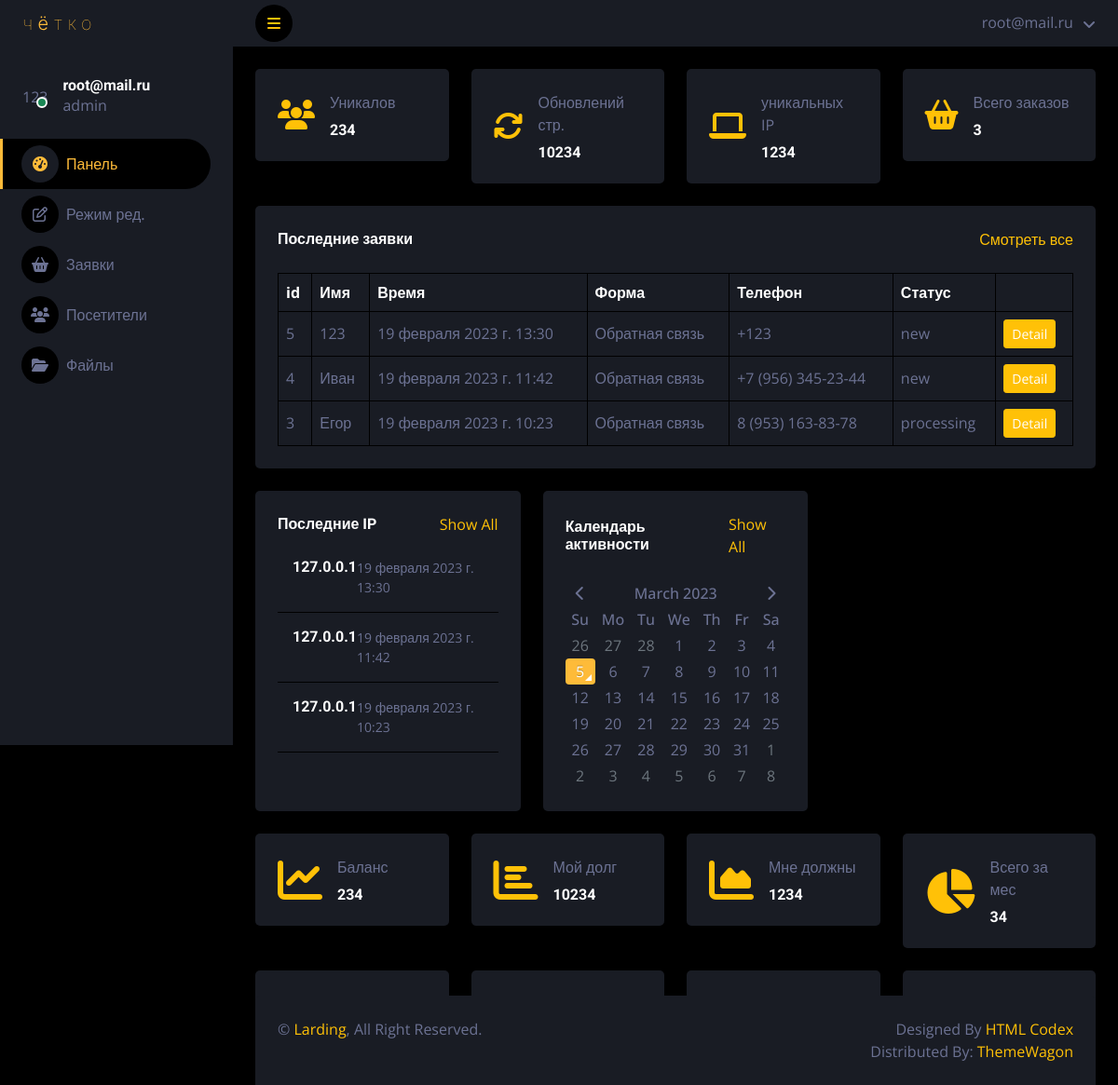
Before: /dashboard/ (signed in) with the older database file.
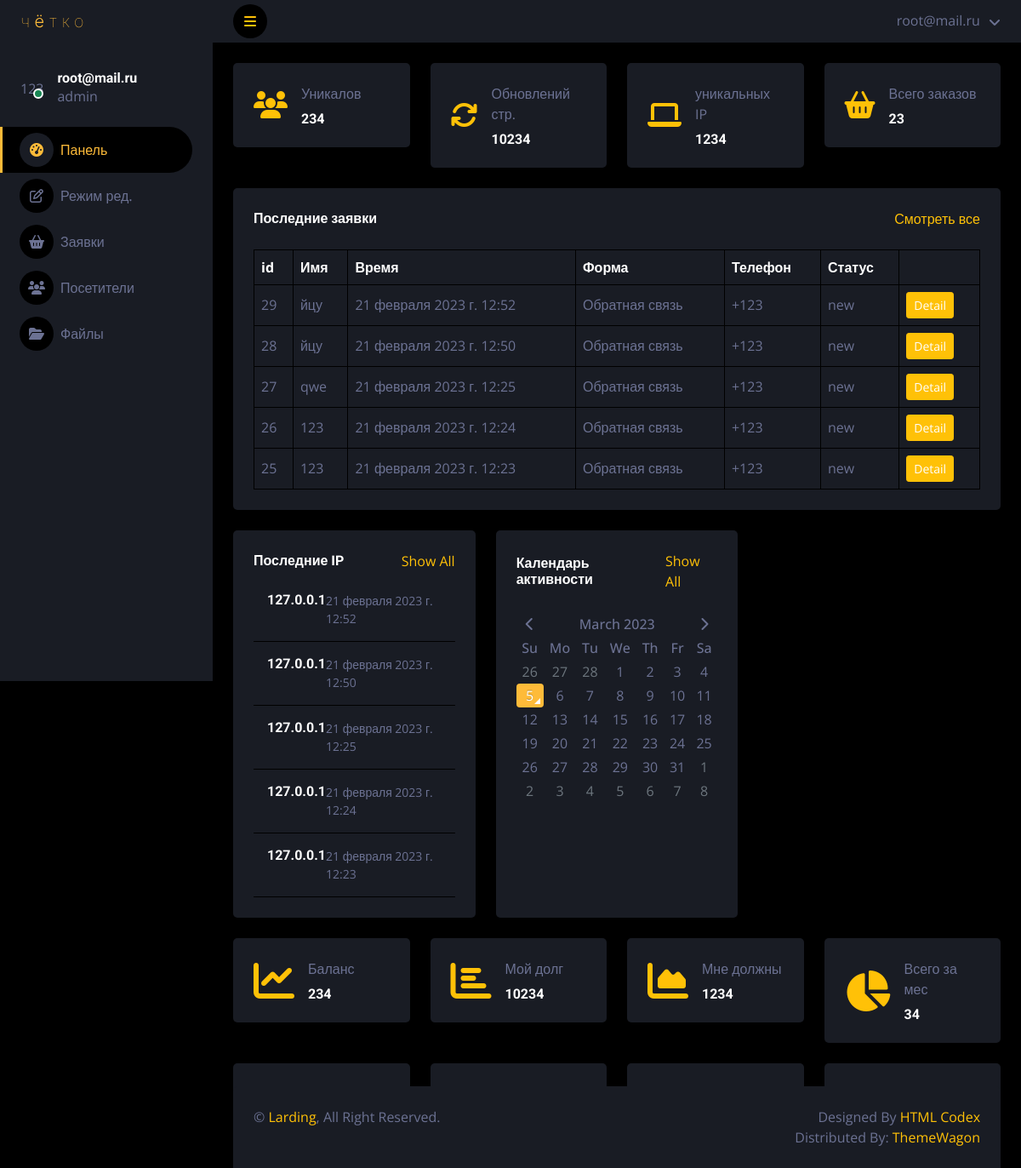
After: the same page with the newer database file.
### landing/models.py (models this page shows, shortened)
class bids(models.Model):
	STATUS_BID = [
        ('new', 'Новая'),
        ('processing', 'Обработка'),
        ('completed', 'Завершенна'),
    ]
	name = models.CharField(max_length=100, db_index=True,verbose_name="Имя",blank=True)
	last_name = models.CharField(max_length=100, db_index=True,verbose_name="Фамилия",blank=True)
	mail = models.CharField(max_length=100, db_index=True,verbose_name="Почта",blank=True)
	tel = models.CharField(max_length=100, db_index=True,verbose_name="Телефон",blank=True)
	message = models.TextField(db_index=True,verbose_name="Сообщение",null=True,blank=True)
	which = models.CharField(max_length=100, db_index=True,verbose_name="Форма отправки",blank=True)
	ip = models.CharField(max_length=100, db_index=True,verbose_name="IP",blank=True)
	country = models.CharField(max_length=100, db_index=True,verbose_name="Страна",blank=True)
	os = models.CharField(max_length=100, db_index=True,verbose_name="Операционная система",blank=True)
	browser = models.CharField(max_length=200, db_index=True,verbose_name="Браузер",blank=True)
	data = models.FileField(upload_to="files/%Y/%m/%d/",blank=True,verbose_name="Фаил")
	time_create = models.DateTimeField(auto_now_add=True,verbose_name="Время отправки",blank=True)
	time_update = models.DateTimeField(auto_now=True,verbose_name="Последнее обновление",blank=True)
	status = models.TextField(blank=True,verbose_name="Статус",choices=STATUS_BID)
	class Meta:
		verbose_name = 'Заявка'
		verbose_name_plural = 'Заявки'

### landing/views.py (the view)
# urls.py: path('dashboard/',DashboardPage.as_view(),name='dashboard'),
class DashboardPage(LoginRequiredMixin,DataMixin,ListView):
	model = landing
	template_name = 'accounts/darkpan/dashboard.html'
	context_object_name ='items'
	ordering = ['order']
	login_url = '/admin/'
	def get_context_data(self,*, object_list=None, **kwargs):
		context = super().get_context_data(**kwargs)
		print(self.request.user)
		context['user'] = self.request.user
		context['orders'] = bids.objects.order_by("-id")[0:5]
		context['orders_count'] =bids.objects.count()
		c_def = self.get_user_context(title="Панель упровления",selected="landing:dashboard")
		context = dict(list(context.items())+list(c_def.items()))
		return context

### landing/utils.py (called while the page is built)
	def get_user_context(self, **kwargs):
		context = kwargs
		context['menu_admin']=[{'title':'Панель','url_name':'landing:dashboard','icon':'fa-tachometer-alt'},
							   {'title':'Режим ред.','url_name':'landing:edit','icon':'fa-edit'},
							   {'title':'Заявки','url_name':'landing:order','icon':'fa-shopping-basket'},
							   {'title':'Посетители','url_name':'landing:users','icon':'fa-users'},
							   {'title':'Файлы','url_name':'landing:files','icon':'fa-folder-open'},
			]
		return context

### landing/templates/accounts/darkpan/dashboard.html (shortened to what the changed rows need)
{% extends "accounts/darkpan/base.html" %}
{% block content %}
            <div class="container-fluid pt-4 px-4">
                <div class="row g-4">
                    <div class="col-sm-6 col-xl-3">
                        <div class="bg-secondary rounded d-flex align-items-center justify-content-start p-4">
                            <div class="ms-3">
                                <p class="mb-2">Всего заказов</p>
                                <h6 class="mb-0">{{orders_count}}</h6>
                            </div>
                        </div>
                    </div>
                </div>
            </div>
            <div class="container-fluid pt-4 px-4">
                <div class="bg-secondary text-center rounded p-4">
                    <div class="table-responsive">
                        <table class="table text-start align-middle table-bordered table-hover mb-0">
                            <thead>
                                <tr class="text-white">
                                    <th scope="col">id</th>
                                    <th scope="col">Имя</th>
                                    <th scope="col">Время</th>
                                    <th scope="col">Форма</th>
                                    <th scope="col">Телефон</th>
                                    <th scope="col">Статус</th>
                                    <th scope="col"></th>
                                </tr>
                            </thead>
                            <tbody>
                                {% for item in orders %}
                                    <tr>
                                        <td>{{ item.id }}</td>
                                        <td>{{ item.name }}</td>
                                        <td>{{ item.time_create }}</td>
                                        <td>{{ item.which }}</td>
                                        <td>{{ item.tel }}</td>
                                        <td>{{ item.status }}</td>
                                        <td><a class="btn btn-sm btn-primary" href="">Detail</a></td>
                                    </tr>
                                {% endfor %}
                            </tbody>
                        </table>
                    </div>
                </div>
            </div>
            <div class="container-fluid pt-4 px-4">
                <div class="row g-4">
                    <div class="col-sm-12 col-md-6 col-xl-4">
                        <div class="h-100 bg-secondary rounded p-4">
                            {% for item in orders %}
                                <div class="d-flex align-items-center border-bottom py-3">
                                    <div class="w-100 ms-3">
                                        <div class="d-flex w-100 justify-content-between">
                                            <h6 class="mb-0">{{ item.ip }}</h6>
                                            <small>{{ item.time_create }}</small>
                                        </div>
                                    </div>
                                </div>
                            {% endfor %}
                        </div>
                    </div>
                </div>
            </div>
{% endblock %}

### landing/templates/accounts/darkpan/base.html (shortened to what this page needs)
{% load static %}
<!DOCTYPE html>
<html lang="en">
<head>
    <link href="{% static 'accounts/'%}lib/owlcarousel/assets/owl.carousel.min.css" rel="stylesheet">
    <link href="{% static 'accounts/'%}lib/tempusdominus/css/tempusdominus-bootstrap-4.min.css" rel="stylesheet" />
    <link href="{% static 'accounts/'%}css/bootstrap.min.css" rel="stylesheet">
    <link href="{% static 'accounts/'%}css/style.css" rel="stylesheet">
</head>
<body>
    <div class="container-fluid position-relative d-flex p-0">
        <div class="sidebar pe-4 pb-3">
            <nav class="navbar bg-secondary navbar-dark">
                <a href="{% url 'landing:home' %}" class="d-flex align-items-center navbar-brand mx-4 mb-3 w-100">
                    <img src="{% static 'accounts/'%}img/logo.svg">
                </a>
                <div class="d-flex align-items-center ms-4 mb-4 mt-4 w-100">
                    <div class="position-relative">
                        <div class="rounded-circle">123</div>
                        <div class="bg-success rounded-circle border border-2 border-white position-absolute end-0 bottom-0 p-1"></div>
                    </div>
                    <div class="ms-3">
                        <h6 class="mb-0">{{ user.email }}</h6>
                        {% if user.is_superuser %}
                            <span>admin</span>
                        {% else %}
                            <span>no admin</span>
                        {% endif %}
                    </div>
                </div>
                <div class="navbar-nav w-100">
                    {% for item in menu_admin %}
                        {% if item.url_name == selected %}
                            <a href="{% url item.url_name %}" class="nav-item nav-link active"><i class="fa {{ item.icon }} me-2"></i>{{ item.title }}</a>
                        {% else %}
                            <a href="{% url item.url_name %}" class="nav-item nav-link"><i class="fa {{ item.icon }} me-2"></i>{{ item.title }}</a>
                        {% endif %}
                    {% endfor %}
                </div>
            </nav>
        </div>
        <div class="content ">
            <nav class="navbar navbar-expand bg-secondary navbar-dark sticky-top px-4 py-0">
                <a href="#" class="sidebar-toggler flex-shrink-0">
                    <i class="fa fa-bars"></i>
                </a>
                <div class="navbar-nav align-items-center ms-auto">
                    <div class="nav-item dropdown">
                        <a href="#" class="nav-link dropdown-toggle" data-bs-toggle="dropdown">
                            <span class="d-none d-lg-inline-flex">{{ user.email }}</span>
                        </a>
                    </div>
                </div>
            </nav>
            {% block content %}
            {% endblock %}
            <div class="mt-auto position-sticky top-100">
                <div class="container-fluid pt-4 px-4 position-absolute bottom-0"  >
                    <div class="bg-secondary rounded-top p-4" >
                        <div class="row" >
                            <div class="col-12 col-sm-6 text-center text-sm-start">
                                &copy; <a href="#">Larding</a>, All Right Reserved.
                            </div>
                            <div class="col-12 col-sm-6 text-center text-sm-end">
                                Designed By <a href="https://htmlcodex.com">HTML Codex</a>
                                <br>Distributed By: <a href="https://themewagon.com" target="_blank">ThemeWagon</a>
                            </div>
                        </div>
                    </div>
                </div>
            </div>
        </div>
    </div>
</body>
</html>

Changed rows visible on the page:
no longer on this page (row unchanged): bids: id "5", name "123", time_create "19 февраля 2023 г. 13:30", which "Обратная связь", tel "+123", status "new", ip "127.0.0.1"
no longer on this page (row unchanged): bids: id "4", name "Иван", time_create "19 февраля 2023 г. 11:42", which "Обратная связь", tel "+7 (956) 345-23-44", status "new", ip "127.0.0.1"
no longer on this page (row unchanged): bids: id "3", name "Егор", time_create "19 февраля 2023 г. 10:23", which "Обратная связь", tel "8 (953) 163-83-78", status "processing", ip "127.0.0.1"
added bids: id "29", name "йцу", time_create "21 февраля 2023 г. 12:52", which "Обратная связь", tel "+123", status "new", ip "127.0.0.1"
added bids: id "28", name "йцу", time_create "21 февраля 2023 г. 12:50", which "Обратная связь", tel "+123", status "new", ip "127.0.0.1"
added bids: id "27", name "qwe", time_create "21 февраля 2023 г. 12:25", which "Обратная связь", tel "+123", status "new", ip "127.0.0.1"
added bids: id "26", name "123", time_create "21 февраля 2023 г. 12:24", which "Обратная связь", tel "+123", status "new", ip "127.0.0.1"
added bids: id "25", name "123", time_create "21 февраля 2023 г. 12:23", which "Обратная связь", tel "+123", status "new", ip "127.0.0.1"
Other visible differences:
{{ orders_count }}: "3" → "23"
